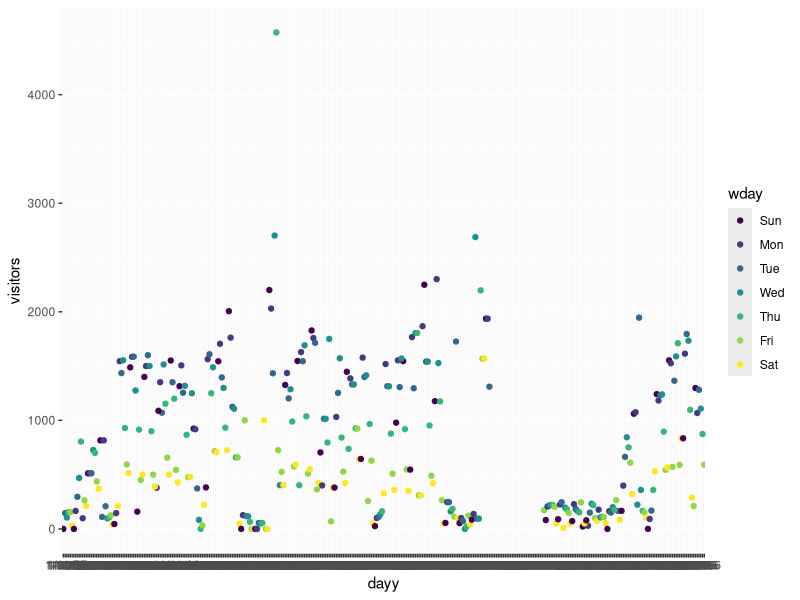
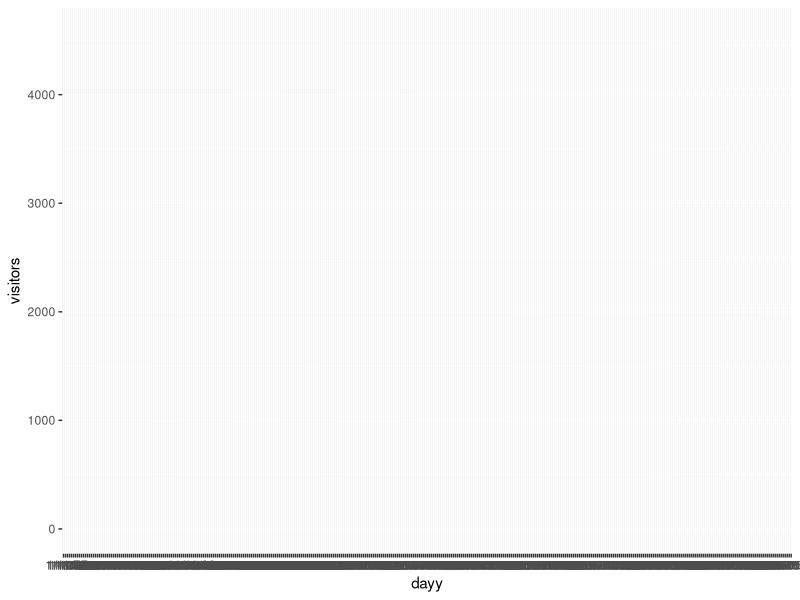
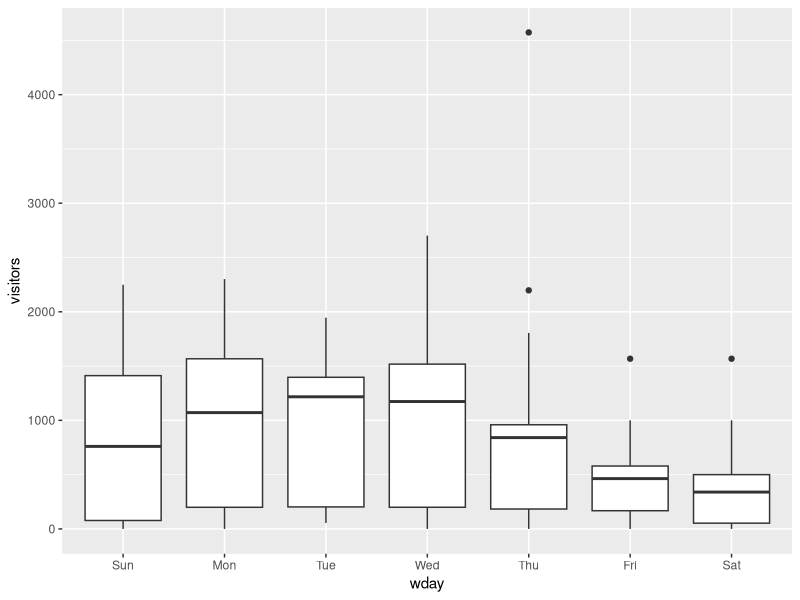

Write the R code that produced these figures, in order.
library(tidyverse)
library(lubridate)

tib <- read_csv("CLEM_GateCount3.csv")

tib <- tib %>% mutate(dayy=date)

tib <- tib %>% mutate(visitors=`gate start`)

tib <- tib %>% mutate(wday=wday(mdy(dayy),label=TRUE))
                      
                    


ggplot(data=tib) + geom_point(mapping=aes(x=dayy,y=visitors,color=wday))
ggplot(tib,aes(dayy,visitors)) + geom_line()
ggplot(tib,aes(wday,visitors)) + geom_boxplot()
